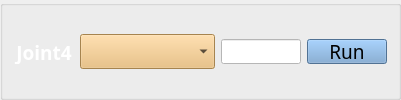
             <widget class="QGroupBox" name="groupBox_33">
              <property name="font">
               <font>
                <family>Adobe 黑体 Std R</family>
                <pointsize>14</pointsize>
               </font>
              </property>
              <property name="title">
               <string/>
              </property>
              <layout class="QGridLayout" name="gridLayout_93">
               <item row="0" column="0">
                <layout class="QHBoxLayout" name="horizontalLayout_25">
                 <item>
                  <widget class="QLabel" name="label_71">
                   <property name="minimumSize">
                    <size>
                     <width>60</width>
                     <height>25</height>
                    </size>
                   </property>
                   <property name="maximumSize">
                    <size>
                     <width>60</width>
                     <height>25</height>
                    </size>
                   </property>
                   <property name="styleSheet">
                    <string notr="true">
font: 12pt &quot;Adobe 黑体 Std R&quot;;</string>
                   </property>
                   <property name="text">
                    <string>&lt;html&gt;&lt;head/&gt;&lt;body&gt;&lt;p align=&quot;center&quot;&gt;&lt;span style=&quot; font-size:14pt; font-weight:600; color:#ffffff;&quot;&gt;Joint4&lt;/span&gt;&lt;/p&gt;&lt;/body&gt;&lt;/html&gt;</string>
                   </property>
                   <property name="alignment">
                    <set>Qt::AlignLeading|Qt::AlignLeft|Qt::AlignVCenter</set>
                   </property>
                   <property name="wordWrap">
                    <bool>false</bool>
                   </property>
                   <property name="margin">
                    <number>0</number>
                   </property>
                   <property name="indent">
                    <number>-2</number>
                   </property>
                   <property name="openExternalLinks">
                    <bool>false</bool>
                   </property>
                  </widget>
                 </item>
                 <item>
                  <widget class="QComboBox" name="comboBox_5">
                   <property name="styleSheet">
                    <string notr="true">
background-color: rgb(233, 185, 110);</string>
                   </property>
                   <item>
                    <property name="text">
                     <string/>
                    </property>
                   </item>
                   <item>
                    <property name="text">
                     <string>Position(°)</string>
                    </property>
                   </item>
                   <item>
                    <property name="text">
                     <string>Velocity(°/s)</string>
                    </property>
                   </item>
                   <item>
                    <property name="text">
                     <string>Toque(Nm)</string>
                    </property>
                   </item>
                  </widget>
                 </item>
                 <item>
                  <widget class="QLineEdit" name="motor1_control_signal_7">
                   <property name="minimumSize">
                    <size>
                     <width>80</width>
                     <height>25</height>
                    </size>
                   </property>
                   <property name="maximumSize">
                    <size>
                     <width>80</width>
                     <height>25</height>
                    </size>
                   </property>
                   <property name="styleSheet">
                    <string notr="true">background-color: rgb(255, 255, 255);</string>
                   </property>
                  </widget>
                 </item>
                 <item>
                  <widget class="QPushButton" name="motorcontrol4_2">
                   <property name="sizePolicy">
                    <sizepolicy hsizetype="Minimum" vsizetype="Fixed">
                     <horstretch>130</horstretch>
                     <verstretch>35</verstretch>
                    </sizepolicy>
                   </property>
                   <property name="minimumSize">
                    <size>
                     <width>80</width>
                     <height>25</height>
                    </size>
                   </property>
                   <property name="maximumSize">
                    <size>
                     <width>80</width>
                     <height>25</height>
                    </size>
                   </property>
                   <property name="font">
                    <font>
                     <family>Adobe 黑体 Std R</family>
                     <pointsize>14</pointsize>
                     <weight>50</weight>
                     <italic>false</italic>
                     <bold>false</bold>
                    </font>
                   </property>
                   <property name="focusPolicy">
                    <enum>Qt::NoFocus</enum>
                   </property>
                   <property name="styleSheet">
                    <string notr="true">background-color: rgb(114, 159, 207);</string>
                   </property>
                   <property name="text">
                    <string>Run</string>
                   </property>
                  </widget>
                 </item>
                </layout>
               </item>
              </layout>
             </widget>
